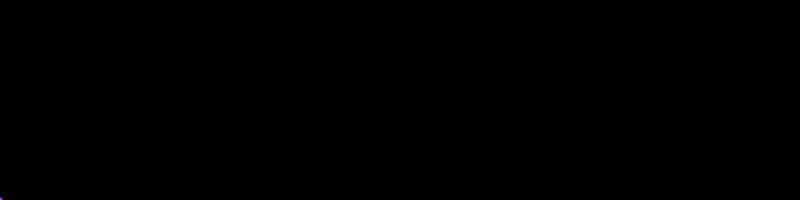
Frame 1 (no input)
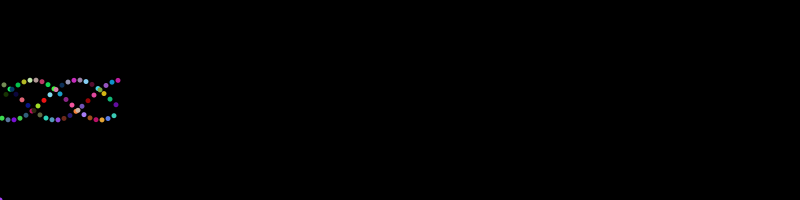
Frame 60 (the mouse pressed at the canvas centre just before this capture)
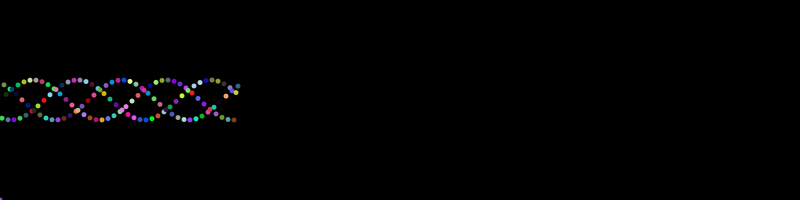
Frame 120 (the mouse held since frame 60 and released just before this capture)

The Processing sketch that drew these frames (run headless with seeded random() and noise(); from frame 60 on, the mouse is pressed at the canvas centre):

// Processing sketch: ex_early_sine
// ── ex_early_sine.pde
int x = 0;
float y = 200;
 
void setup() {
  size(800,200);
  background(0);
  noStroke();
  smooth();
}
 
void draw() {
  fill(random(255),random(255),random(255));
  ellipse(x,y,5,5);
   
  x += 2;
  y = height/2 + (20*sin(x));
}
